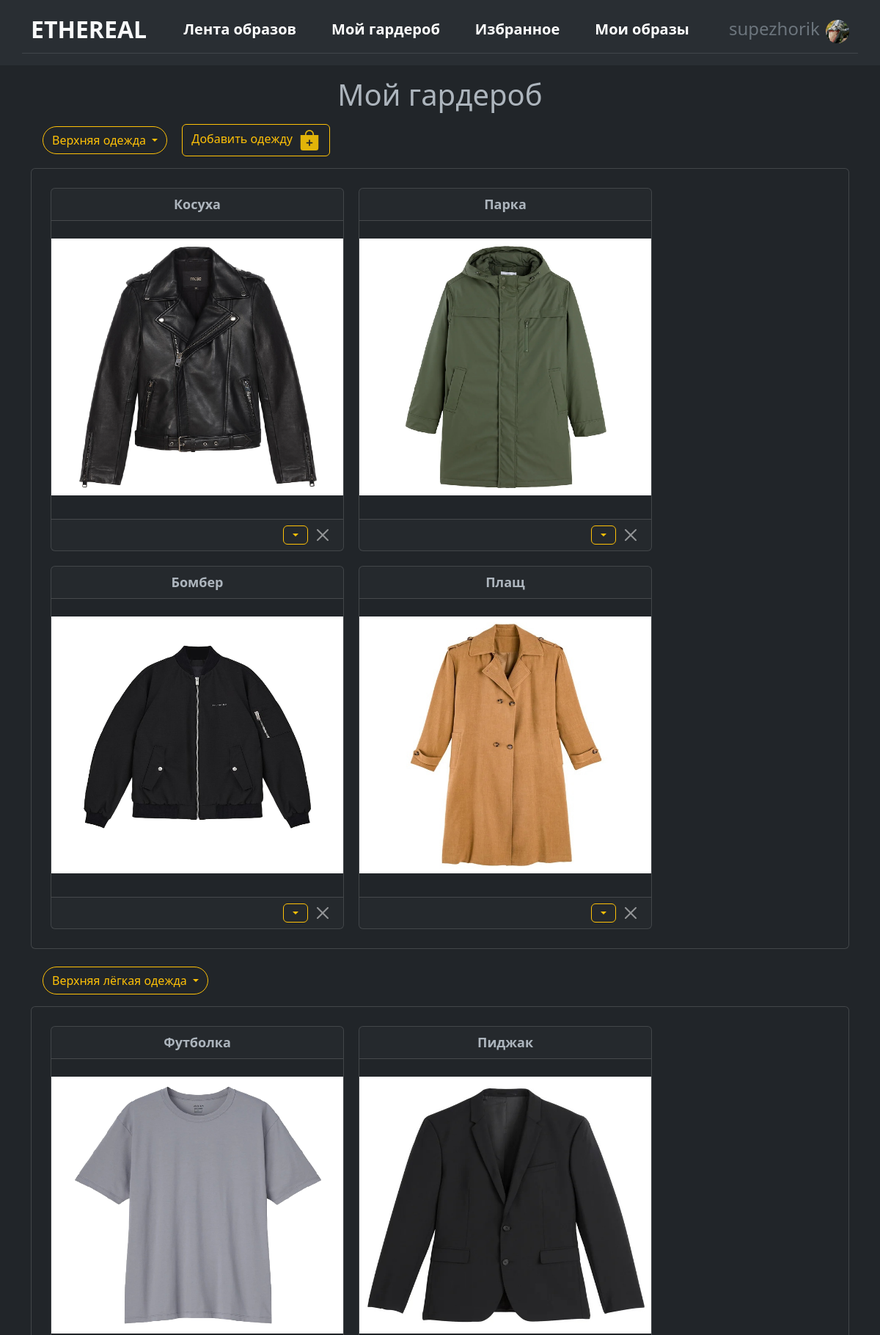
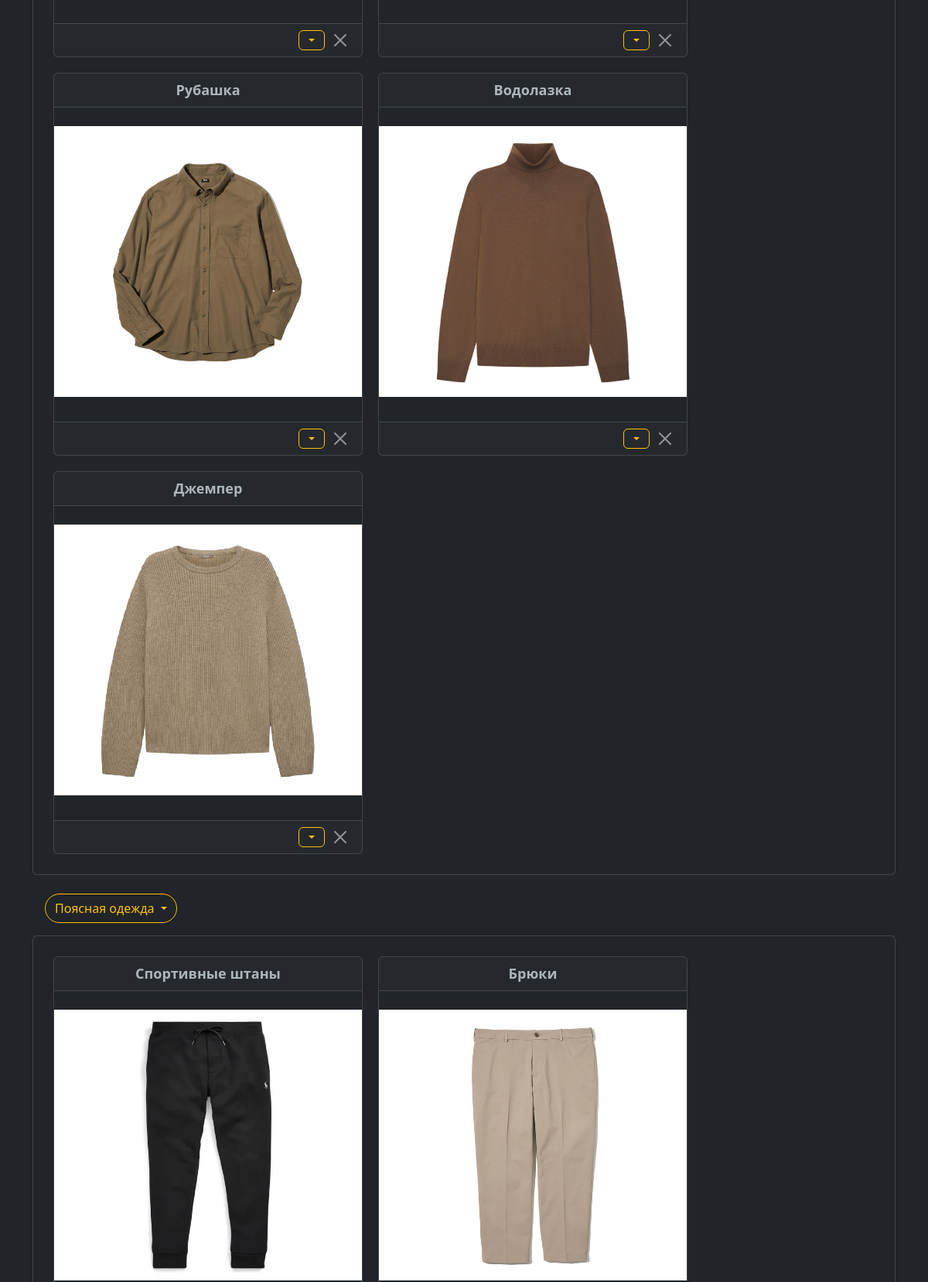
Screenshot of /wardrobe (signed in, upper part) with the database file from the repository (2 pictures, top to bottom).
### data/users.py (models this page shows, shortened)
class Users(SqlAlchemyBase, UserMixin):
    __tablename__ = 'users'
    id = sqlalchemy.Column(sqlalchemy.Integer, primary_key=True, autoincrement=True)
    sex = sqlalchemy.Column(sqlalchemy.Integer, sqlalchemy.ForeignKey("sex.id"))
    nickname = sqlalchemy.Column(sqlalchemy.String)
    email = sqlalchemy.Column(sqlalchemy.String, index=True, unique=True)
    hashed_password = sqlalchemy.Column(sqlalchemy.String)
    image = sqlalchemy.Column(sqlalchemy.String, nullable=True)
    sex_ = orm.relationship("Sex", backref="users")
    favourite_looks = orm.relationship("Looks",
                                       secondary="user_to_favourite_looks",
                                       backref="user_looks")
    favourite_custom_looks = orm.relationship("CustomLooks",
                                              secondary="user_to_favourite_custom_looks",
                                              backref="user_custom")
    clothes = orm.relationship("Clothes",
                               secondary="user_to_clothes",
                               backref="user")

### data/clothes.py (models this page shows)
class Clothes(SqlAlchemyBase):
    __tablename__ = 'clothes'
    id = sqlalchemy.Column(sqlalchemy.Integer, primary_key=True, autoincrement=True)
    name = sqlalchemy.Column(sqlalchemy.String)
    type = sqlalchemy.Column(sqlalchemy.Integer, sqlalchemy.ForeignKey("type.id"))
    season = sqlalchemy.Column(sqlalchemy.Integer, sqlalchemy.ForeignKey("season.id"))
    image = sqlalchemy.Column(sqlalchemy.String, nullable=True)
    types = orm.relationship("Type", backref='clothes')
    seasons = orm.relationship("Season", backref='clothes')

### main.py (the view)
@app.route('/wardrobe')
@login_required
def wardrobe():
    param = {
        "title": "Мой гардероб",
        "outer": [],
        "top": [],
        "lower": []
    }
    session = db_session.create_session()
    clothes = session.get(Users, current_user.id).clothes
    for item in clothes:
        if item.type == 1:
            param['outer'].append(item)
        elif item.type == 2:
            param['top'].append(item)
        elif item.type == 3:
            param['lower'].append(item)
    param['path'] = url_for('static', filename='img/clothes_def')
    return render_template("wardrobe.html", **param)

### data/db_session.py (called while the page is built)
def create_session() -> Session:
    global __factory
    return __factory()

### main.py (called while the page is built)
@login_manager.user_loader
def load_user(user_id):
    session = db_session.create_session()
    return session.get(Users, user_id)

### templates/wardrobe.html (shortened to what this page needs)
{% extends "base.html" %}
{% block content %}
<p>
<h1 class="text-center">Мой гардероб</h1>
</p>
<div class="outer">
  <a class="btn btn-outline-warning rounded-pill dropdown-toggle mx-3" type="button" data-bs-toggle="collapse" data-bs-target="#outer" aria-expanded="false" aria-controls="outer">
    Верхняя одежда
  </a>
  <a class="btn btn-outline-warning" href="/add_clothes" role="button">Добавить одежду
      <button type="button" class="btn p-0 ms-1" style="background-color: transparent;">
      </button>
  </a>
  <div class="collapse show multi-collapse" id="outer">
    <div class="card card-body">
      <div class="card-container" style="display: flex; flex-wrap: wrap;" >
        {% for item in outer %}
          <div class="card" style="width: 400px; margin: 10px; overflow: hidden;">
            <div class="card-header text-center" style="font-weight: bold; font-size: 18px;">{{item.name}}</div>
            <img src="{{path}}/{{item.image}}" style="height: 350px; width: 400px;" class="mx-auto mt-4">
            <div class="card-body">
            </div>
            <div class="card-footer d-flex align-items-center justify-content-end">
                <button class="btn btn-outline-warning dropdown-toggle py-0 me-2" data-bs-toggle="collapse" data-bs-target="#item_{{item.id}}" aria-expanded="false" aria-controls="item_{{item.id}}"></button>
                <a class="btn-close" type="button" href="/clothes_delete/{{ item.id }}"></a>
            </div>
          </div>
        {% endfor %}
      </div>
    </div>
  </div>
</div>
<br>
<div class="top">
  <a class="btn btn-outline-warning rounded-pill dropdown-toggle  mx-3" type="button" data-bs-toggle="collapse" data-bs-target="#top" aria-expanded="false" aria-controls="top">
    Верхняя лёгкая одежда
  </a>
  <div class="collapse show multi-collapse" id="top">
    <div class="card card-body">
      <div class="card-container" style="display: flex; flex-wrap: wrap;">
        {% for item in top%}
          <div class="card" style="width: 400px; margin: 10px; overflow: hidden;">
            <div class="card-header text-center" style="font-weight: bold; font-size: 18px;">{{item.name}}</div>
            <img src="{{path}}/{{item.image}}" style="height: 350px; width: 400px;" class="mx-auto mt-4">
            <div class="card-body">
            </div>
            <div class="card-footer d-flex align-items-center justify-content-end">
                <button class="btn btn-outline-warning dropdown-toggle py-0 me-2" data-bs-toggle="collapse" data-bs-target="#item_{{item.id}}" aria-expanded="false" aria-controls="item_{{item.id}}"></button>
                <a class="btn-close" type="button" href="/clothes_delete/{{ item.id }}"></a>
            </div>
          </div>
        {% endfor %}
      </div>
    </div>
  </div>
</div>
<br>
<div class="lower">
  <a class="btn btn-outline-warning rounded-pill dropdown-toggle  mx-3" type="button" data-bs-toggle="collapse" data-bs-target="#lower" aria-expanded="false" aria-controls="lower">
    Поясная одежда
  </a>
  <div class="collapse show multi-collapse" id="lower">
    <div class="card card-body">
      <div class="card-container" style="display: flex; flex-wrap: wrap;">
        {% for item in lower%}
          <div class="card" style="width: 400px; margin: 10px; overflow: hidden;">
            <div class="card-header text-center" style="font-weight: bold; font-size: 18px;">{{item.name}}</div>
            <img src="{{path}}/{{item.image}}" style="height: 350px; width: 400px;" class="mx-auto mt-4">
          </div>
        {% endfor %}
      </div>
    </div>
  </div>
</div>
{% endblock %}

### templates/base.html (shortened to what this page needs)
<!doctype html>
<html lang="en" data-bs-theme="dark">
<head>
    <link href="https://cdn.jsdelivr.net/npm/bootstrap@5.3.0-alpha1/dist/css/bootstrap.min.css"
          rel="stylesheet">
    <link rel="stylesheet" href="/static/css/style.css">
</head>
<body>
<header class="p-3 " style="background-color: #292e33;">
    <div class="container border-bottom border-secondary-subtle">
      <div class="d-flex flex-wrap align-items-center justify-content-center mb-2">
        <a href="/" class="d-flex align-items-center mb-3 mb-md-0 me-md-auto link-light text-decoration-none">
        <span class="fs-2 fw-bold text-uppercase">Ethereal</span>
        </a>
        {% if current_user.is_authenticated %}
            <ul class="nav col-12 col-lg-auto me-lg-auto mb-2 justify-content-center mb-md-0 fs-5 fw-semibold">
              <li><a href="/looks_feed" class="nav-link px-4 text-white">Лента образов</a></li>
              <li><a href="/wardrobe" class="nav-link px-4 text-white">Мой гардероб</a></li>
              <li><a href="/favourite" class="nav-link px-4 text-white">Избранное</a></li>
              <li><a href="/looks" class="nav-link px-4 text-white">Мои образы</a></li>
            </ul>
        {% endif %}
            <div class="text-end">
              {% if current_user.is_authenticated %}
                    <div class="dropdown text-end">
                        <a href="#" class="d-block link-secondary text-decoration-none" data-bs-toggle="dropdown" aria-expanded="false">
                            <span class="fs-4 mx-1">{{ current_user.nickname }}</span>
                            <img src="/static/img/avatars/image{{ current_user.id }}.png" alt="mdo" width="32" height="32" class="rounded-circle">
                        </a>
                    </div>
              {% else %}
                    <a type="button" class="btn btn-outline-light me-2" href="/login">Войти</a>
                    <a type="button" class="btn btn-outline-warning" href="/register">Зарегистрироваться</a>
              {% endif %}
            </div>
        </div>
        </div>
</header>
<main role="main" class="container">
    {% block content %}{% endblock %}
</main>

### rows the page displays
Users: nickname "supezhorik"
Clothes: name "Косуха", image (picture)
Clothes: name "Парка", image (picture)
Clothes: name "Бомбер", image (picture)
Clothes: name "Плащ", image (picture)
Clothes: name "Футболка", image (picture)
Clothes: name "Пиджак", image (picture)
Clothes: name "Рубашка", image (picture)
Clothes: name "Водолазка", image (picture)
Clothes: name "Джемпер", image (picture)
Clothes: name "Спортивные штаны", image (picture)
Clothes: name "Брюки", image (picture)
